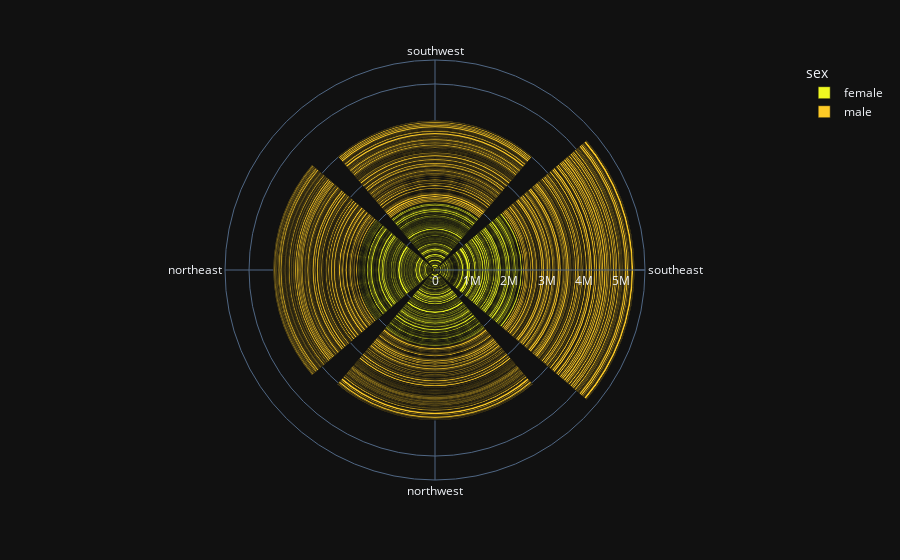

Source (notebook cell):
### Markdown cell above
* This Chart makes it clear that BMI is not powerful indicator Expenses, as people having less BMI also have high Medical Expenses.
* This chart makes it clear that People who smoke have higher Medical Expenses.
* The Size of Bubble, which represents age, shows that people having higher expenses belong to Higher Expenses category

### Code cell
px.bar_polar(data, r="expenses", theta="region", color = 'sex', template = 'plotly_dark',
            color_discrete_sequence= px.colors.sequential.Plasma_r)

### Figure 1 — Plotly figure (JSON) as saved in the notebook; plotly's stock layout.template omitted (floating-point values rounded to 4 significant figures; data arrays with more than 128 entries replaced by an {"elided": "..."} marker saying what was removed)
{"data": [{"hovertemplate": "sex=female<br>expenses=%{r}<br>region=%{theta}<extra></extra>", "legendgroup": "female", "marker": {"color": "#f0f921", "pattern": {"shape": ""}}, "name": "female", "r": {"elided": "662 float values"}, "showlegend": true, "subplot": "polar", "theta": {"elided": "662 str values"}, "type": "barpolar"}, {"hovertemplate": "sex=male<br>expenses=%{r}<br>region=%{theta}<extra></extra>", "legendgroup": "male", "marker": {"color": "#fdca26", "pattern": {"shape": ""}}, "name": "male", "r": {"elided": "676 float values"}, "showlegend": true, "subplot": "polar", "theta": {"elided": "676 str values"}, "type": "barpolar"}], "layout": {"barmode": "relative", "legend": {"title": {"text": "sex"}, "tracegroupgap": 0}, "margin": {"t": 60}, "polar": {"angularaxis": {"direction": "clockwise", "rotation": 90}, "domain": {"x": [0, 1], "y": [0, 1]}}}}
